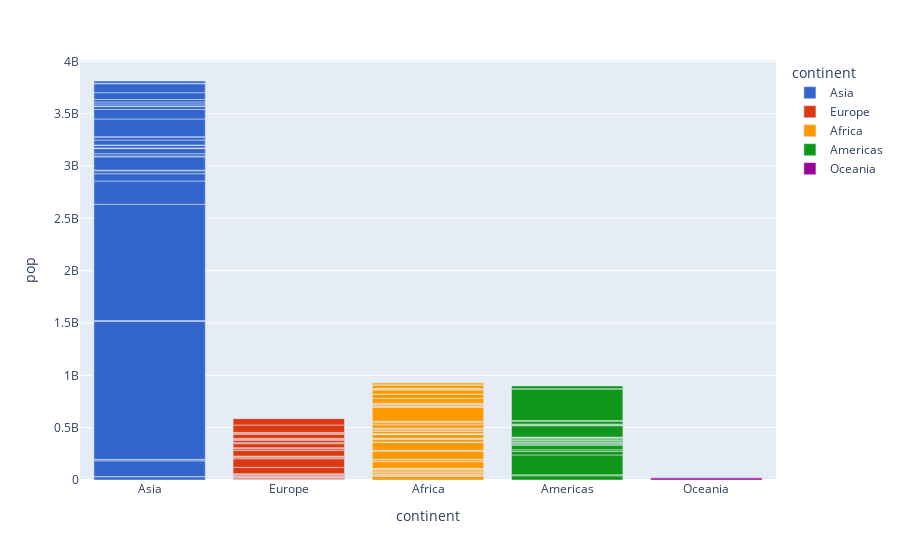

Notebook source saved alongside this figure:
### Code cell
import plotly.express as px
# 데이터 불러오기
df = px.data.gapminder().query("year == 2007")

# 그래프 그리기
fig = px.bar(df, y="pop", x="continent", color="continent", color_discrete_sequence=px.colors.qualitative.G10)

fig.show()

### Figure 1 — Plotly figure (JSON) as saved in the notebook; plotly's stock layout.template omitted (floating-point values rounded to 4 significant figures)
{"data": [{"alignmentgroup": "True", "hovertemplate": "continent=%{x}<br>pop=%{y}<extra></extra>", "legendgroup": "Asia", "marker": {"color": "#3366CC", "pattern": {"shape": ""}}, "name": "Asia", "offsetgroup": "Asia", "orientation": "v", "showlegend": true, "textposition": "auto", "type": "bar", "x": ["Asia", "Asia", "Asia", "Asia", "Asia", "Asia", "Asia", "Asia", "Asia", "Asia", "Asia", "Asia", "Asia", "Asia", "Asia", "Asia", "Asia", "Asia", "Asia", "Asia", "Asia", "Asia", "Asia", "Asia", "Asia", "Asia", "Asia", "Asia", "Asia", "Asia", "Asia", "Asia", "Asia"], "xaxis": "x", "y": [31889923, 708573, 150448339, 14131858, 1318683096, 6980412, 1110396331, 223547000, 69453570, 27499638, 6426679, 127467972, 6053193, 23301725, 49044790, 2505559, 3921278, 24821286, 2874127, 47761980, 28901790, 3204897, 169270617, 91077287, 27601038, 4553009, 20378239, 19314747, 23174294, 65068149, 85262356, 4018332, 22211743], "yaxis": "y"}, {"alignmentgroup": "True", "hovertemplate": "continent=%{x}<br>pop=%{y}<extra></extra>", "legendgroup": "Europe", "marker": {"color": "#DC3912", "pattern": {"shape": ""}}, "name": "Europe", "offsetgroup": "Europe", "orientation": "v", "showlegend": true, "textposition": "auto", "type": "bar", "x": ["Europe", "Europe", "Europe", "Europe", "Europe", "Europe", "Europe", "Europe", "Europe", "Europe", "Europe", "Europe", "Europe", "Europe", "Europe", "Europe", "Europe", "Europe", "Europe", "Europe", "Europe", "Europe", "Europe", "Europe", "Europe", "Europe", "Europe", "Europe", "Europe", "Europe"], "xaxis": "x", "y": [3600523, 8199783, 10392226, 4552198, 7322858, 4493312, 10228744, 5468120, 5238460, 61083916, 82400996, 10706290, 9956108, 301931, 4109086, 58147733, 684736, 16570613, 4627926, 38518241, 10642836, 22276056, 10150265, 5447502, 2009245, 40448191, 9031088, 7554661, 71158647, 60776238], "yaxis": "y"}, {"alignmentgroup": "True", "hovertemplate": "continent=%{x}<br>pop=%{y}<extra></extra>", "legendgroup": "Africa", "marker": {"color": "#FF9900", "pattern": {"shape": ""}}, "name": "Africa", "offsetgroup": "Africa", "orientation": "v", "showlegend": true, "textposition": "auto", "type": "bar", "x": ["Africa", "Africa", "Africa", "Africa", "Africa", "Africa", "Africa", "Africa", "Africa", "Africa", "Africa", "Africa", "Africa", "Africa", "Africa", "Africa", "Africa", "Africa", "Africa", "Africa", "Africa", "Africa", "Africa", "Africa", "Africa", "Africa", "Africa", "Africa", "Africa", "Africa", "Africa", "Africa", "Africa", "Africa", "Africa", "Africa", "Africa", "Africa", "Africa", "Africa", "Africa", "Africa", "Africa", "Africa", "Africa", "Africa", "Africa", "Africa", "Africa", "Africa", "Africa", "Africa"], "xaxis": "x", "y": [33333216, 12420476, 8078314, 1639131, 14326203, 8390505, 17696293, 4369038, 10238807, 710960, 64606759, 3800610, 18013409, 496374, 80264543, 551201, 4906585, 76511887, 1454867, 1688359, 22873338, 9947814, 1472041, 35610177, 2012649, 3193942, 6036914, 19167654, 13327079, 12031795, 3270065, 1250882, 33757175, 19951656, 2055080, 12894865, 135031164, 798094, 8860588, 199579, 12267493, 6144562, 9118773, 43997828, 42292929, 1133066, 38139640, 5701579, 10276158, 29170398, 11746035, 12311143], "yaxis": "y"}, {"alignmentgroup": "True", "hovertemplate": "continent=%{x}<br>pop=%{y}<extra></extra>", "legendgroup": "Americas", "marker": {"color": "#109618", "pattern": {"shape": ""}}, "name": "Americas", "offsetgroup": "Americas", "orientation": "v", "showlegend": true, "textposition": "auto", "type": "bar", "x": ["Americas", "Americas", "Americas", "Americas", "Americas", "Americas", "Americas", "Americas", "Americas", "Americas", "Americas", "Americas", "Americas", "Americas", "Americas", "Americas", "Americas", "Americas", "Americas", "Americas", "Americas", "Americas", "Americas", "Americas", "Americas"], "xaxis": "x", "y": [40301927, 9119152, 190010647, 33390141, 16284741, 44227550, 4133884, 11416987, 9319622, 13755680, 6939688, 12572928, 8502814, 7483763, 2780132, 108700891, 5675356, 3242173, 6667147, 28674757, 3942491, 1056608, 301139947, 3447496, 26084662], "yaxis": "y"}, {"alignmentgroup": "True", "hovertemplate": "continent=%{x}<br>pop=%{y}<extra></extra>", "legendgroup": "Oceania", "marker": {"color": "#990099", "pattern": {"shape": ""}}, "name": "Oceania", "offsetgroup": "Oceania", "orientation": "v", "showlegend": true, "textposition": "auto", "type": "bar", "x": ["Oceania", "Oceania"], "xaxis": "x", "y": [20434176, 4115771], "yaxis": "y"}], "layout": {"barmode": "relative", "legend": {"title": {"text": "continent"}, "tracegroupgap": 0}, "margin": {"t": 60}, "xaxis": {"anchor": "y", "categoryarray": ["Asia", "Europe", "Africa", "Americas", "Oceania"], "categoryorder": "array", "domain": [0, 1], "title": {"text": "continent"}}, "yaxis": {"anchor": "x", "domain": [0, 1], "title": {"text": "pop"}}}}
